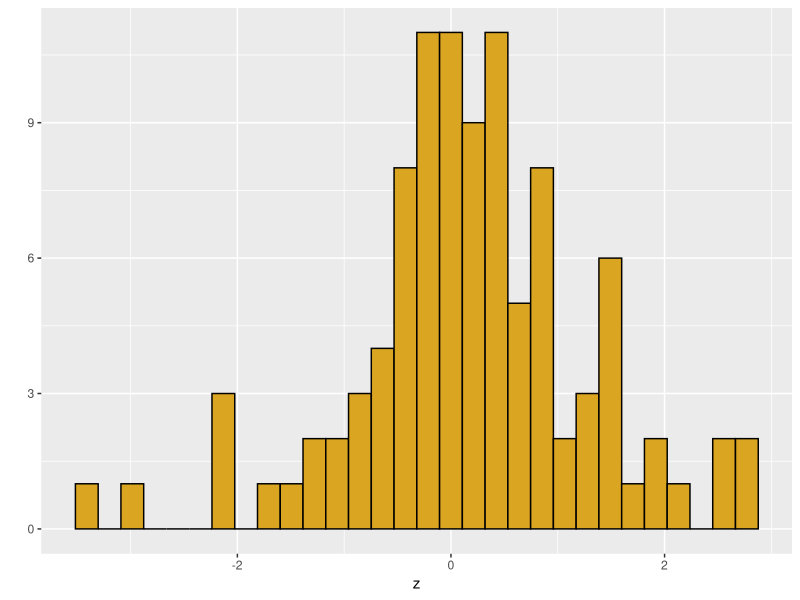
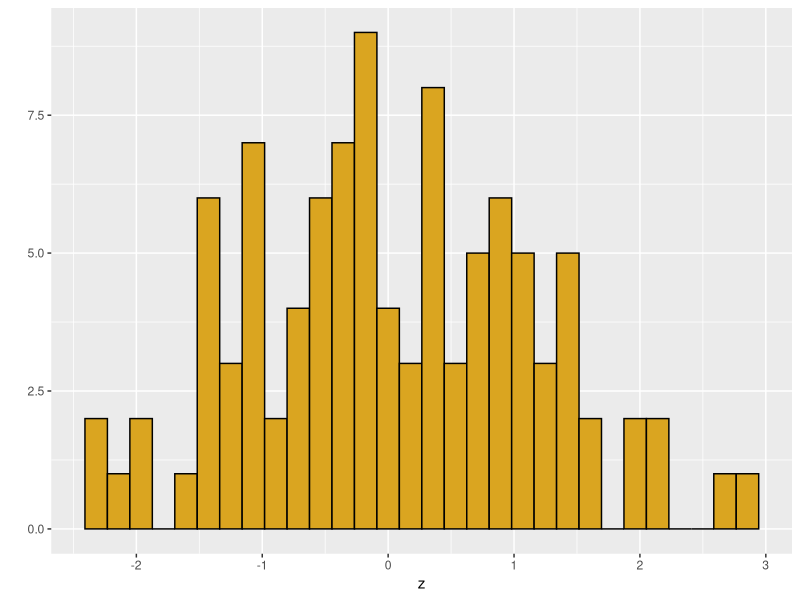
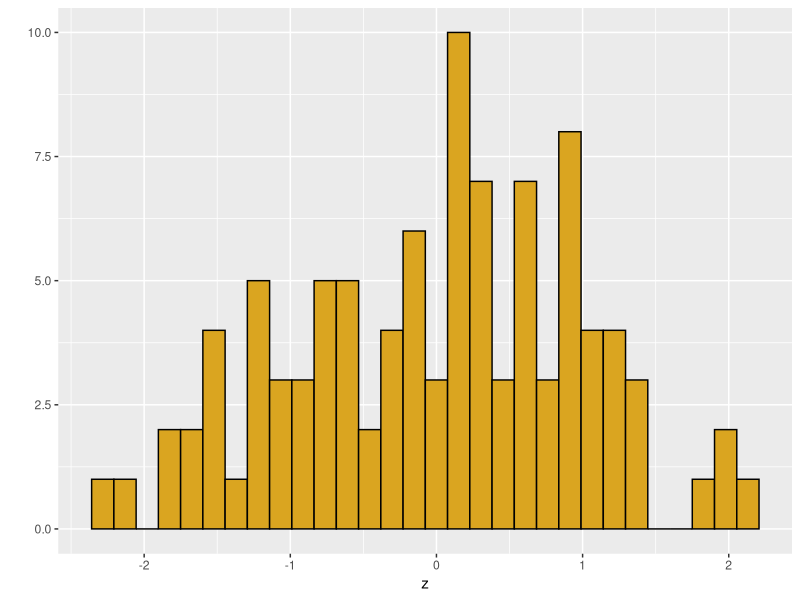
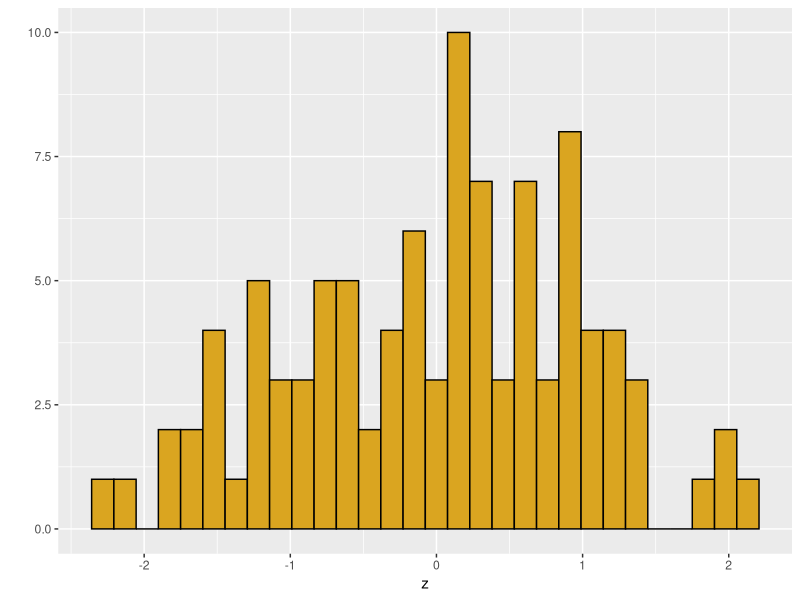
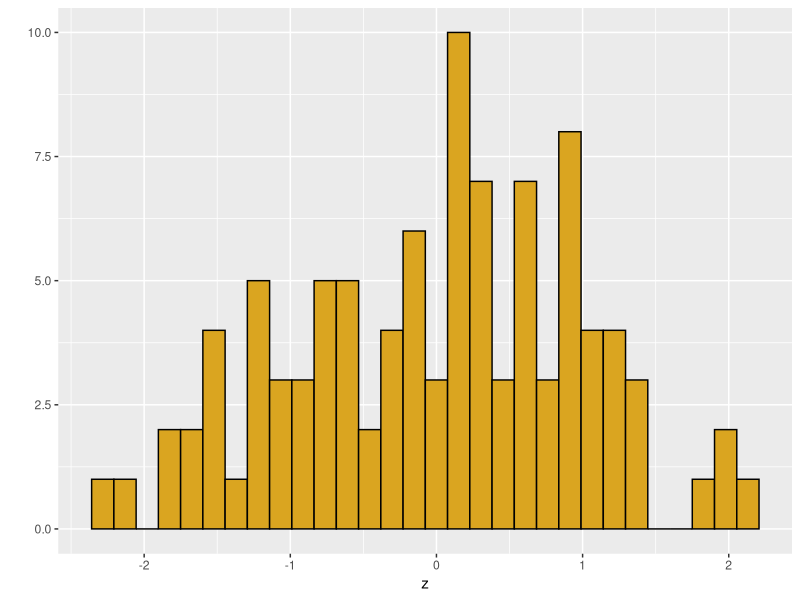
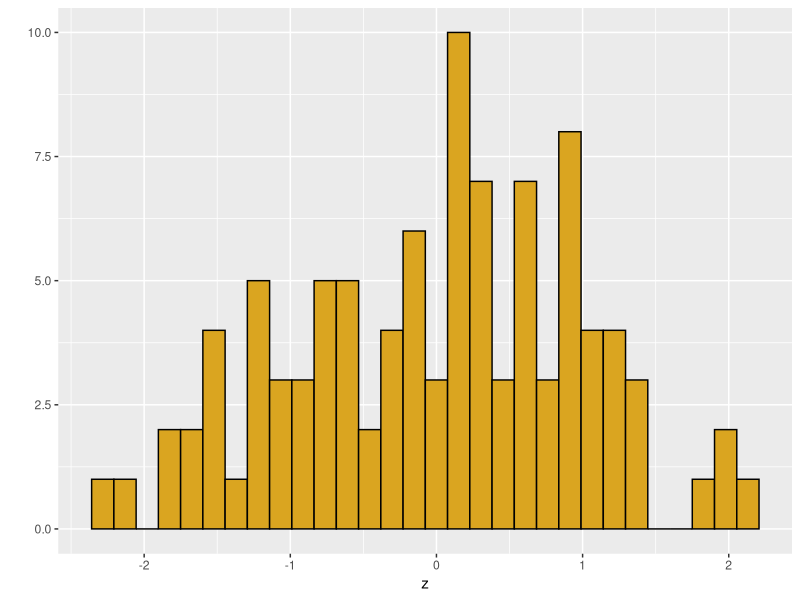
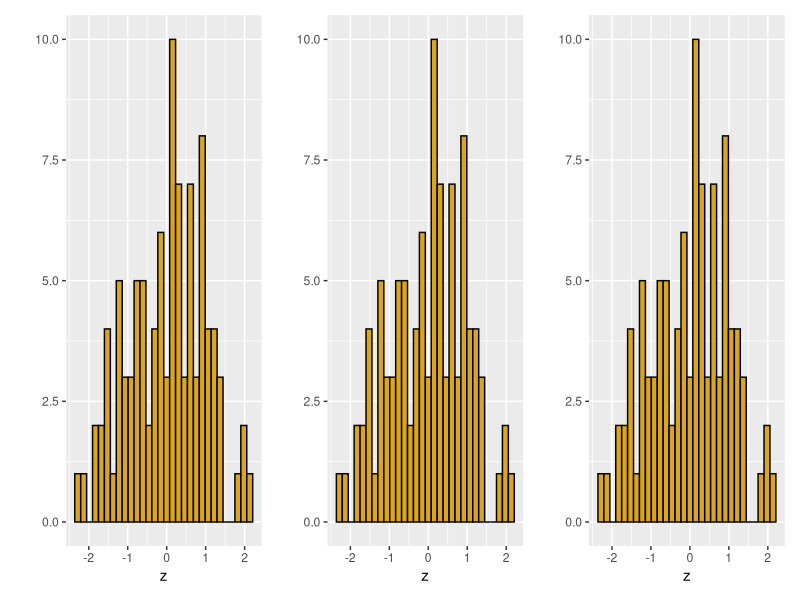

These charts were generated, in order, by the following R code:
## ---- chunk 1
knitr::opts_chunk$set(echo = TRUE,message=FALSE)
## ---- chunk 2
set.seed(02252018)
runif(1)
## ---- chunk 3
# install TeachingDemos package from CRAN
library(TeachingDemos)
z <- char2seed("espresso",set=FALSE)
z
set.seed(z)
runif(1)
## ---- chunk 4
char2seed("chai latte with soy")
runif(1)
## ---- chunk 5
dirtyVec <- c(3.2, NA, 2.2, 6, 5)
complete.cases(dirtyVec)

# use this to select the NA values (inverse)
!complete.cases(dirtyVec)
## ---- chunk 6

# Using a vector of lists to store ggplot objects in a loop
# February 19, 2018
library(ggplot2)
library(patchwork)
n <- 3 # number of plots to create
plotList <- vector("list",n) # taken from a StackOverflow answer from Venables
# Now run a little for loop to create, plot, and store 3 replicates
for(i in seq(plotList)) {
  z <- rnorm(100)
  print(head(z)) # confirm that a different set of values is crated for z
  print(i)       # confirm that the counter is incrementing
  plotList[[i]] <- qplot(x=z,color=I("black"),fill=I("goldenrod"))
  print(plotList[[i]]) # this works fine to print each plot from the list 
# as it is created
}

# But outside of the loop, now it is using and plotting only the
# final data set for all 3 plots!!
print(plotList[[1]])
print(plotList[[2]])
print(plotList[[3]])

# same problem when we do this in patchwork
plotList[[1]] | plotList[[2]] | plotList[[3]]

# so the loop is working fine and each plot appears to be stored and 
# retrieved from the vector of lists,
# but outside of the loop, all of the elements are yielding the same data
